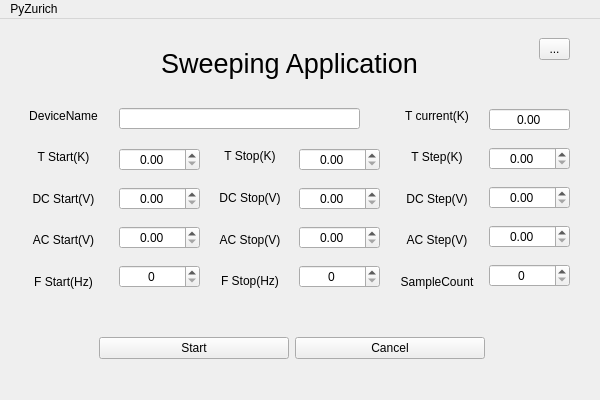
<?xml version="1.0" encoding="UTF-8"?>
<ui version="4.0">
 <class>MainWindow</class>
 <widget class="QMainWindow" name="MainWindow">
  <property name="geometry">
   <rect>
    <x>0</x>
    <y>0</y>
    <width>600</width>
    <height>400</height>
   </rect>
  </property>
  <property name="maximumSize">
   <size>
    <width>600</width>
    <height>400</height>
   </size>
  </property>
  <property name="windowTitle">
   <string>MainWindow</string>
  </property>
  <property name="toolButtonStyle">
   <enum>Qt::ToolButtonIconOnly</enum>
  </property>
  <widget class="QWidget" name="centralwidget">
   <layout class="QHBoxLayout" name="horizontalLayout">
    <item>
     <widget class="QWidget" name="SweeperSettingsTab" native="true">
      <property name="enabled">
       <bool>true</bool>
      </property>
      <property name="minimumSize">
       <size>
        <width>300</width>
        <height>200</height>
       </size>
      </property>
      <property name="maximumSize">
       <size>
        <width>600</width>
        <height>400</height>
       </size>
      </property>
      <widget class="QWidget" name="verticalLayoutWidget_6">
       <property name="geometry">
        <rect>
         <x>90</x>
         <y>300</y>
         <width>386</width>
         <height>41</height>
        </rect>
       </property>
       <layout class="QHBoxLayout" name="horizontalLayout_2">
        <item>
         <widget class="QPushButton" name="Start">
          <property name="cursor">
           <cursorShape>PointingHandCursor</cursorShape>
          </property>
          <property name="text">
           <string>Start</string>
          </property>
         </widget>
        </item>
        <item>
         <widget class="QPushButton" name="Cancel">
          <property name="cursor">
           <cursorShape>PointingHandCursor</cursorShape>
          </property>
          <property name="text">
           <string>Cancel</string>
          </property>
         </widget>
        </item>
       </layout>
      </widget>
      <widget class="QLineEdit" name="deviceName">
       <property name="geometry">
        <rect>
         <x>110</x>
         <y>80</y>
         <width>241</width>
         <height>21</height>
        </rect>
       </property>
      </widget>
      <widget class="QToolButton" name="advancedSettings">
       <property name="geometry">
        <rect>
         <x>530</x>
         <y>10</y>
         <width>31</width>
         <height>22</height>
        </rect>
       </property>
       <property name="text">
        <string>...</string>
       </property>
      </widget>
      <widget class="QLabel" name="label_2">
       <property name="geometry">
        <rect>
         <x>70</x>
         <y>10</y>
         <width>421</width>
         <height>50</height>
        </rect>
       </property>
       <property name="font">
        <font>
         <pointsize>20</pointsize>
        </font>
       </property>
       <property name="text">
        <string>Sweeping Application</string>
       </property>
       <property name="alignment">
        <set>Qt::AlignCenter</set>
       </property>
      </widget>
      <widget class="QWidget" name="layoutWidget">
       <property name="geometry">
        <rect>
         <x>10</x>
         <y>70</y>
         <width>89</width>
         <height>201</height>
        </rect>
       </property>
       <layout class="QGridLayout" name="gridLayout_2">
        <item row="3" column="0">
         <widget class="QLabel" name="TDAFLabel7">
          <property name="text">
           <string>AC Start(V)</string>
          </property>
          <property name="alignment">
           <set>Qt::AlignCenter</set>
          </property>
         </widget>
        </item>
        <item row="2" column="0">
         <widget class="QLabel" name="TDAFLabel4">
          <property name="text">
           <string>DC Start(V)</string>
          </property>
          <property name="alignment">
           <set>Qt::AlignCenter</set>
          </property>
         </widget>
        </item>
        <item row="1" column="0">
         <widget class="QLabel" name="TDAFLabel1">
          <property name="text">
           <string>T Start(K)</string>
          </property>
          <property name="alignment">
           <set>Qt::AlignCenter</set>
          </property>
         </widget>
        </item>
        <item row="4" column="0">
         <widget class="QLabel" name="TDAFLabel10">
          <property name="text">
           <string>F Start(Hz)</string>
          </property>
          <property name="alignment">
           <set>Qt::AlignCenter</set>
          </property>
         </widget>
        </item>
        <item row="0" column="0">
         <widget class="QLabel" name="DeviceNameLabel">
          <property name="text">
           <string>DeviceName</string>
          </property>
          <property name="alignment">
           <set>Qt::AlignCenter</set>
          </property>
         </widget>
        </item>
       </layout>
      </widget>
      <widget class="QWidget" name="layoutWidget">
       <property name="geometry">
        <rect>
         <x>200</x>
         <y>110</y>
         <width>82</width>
         <height>161</height>
        </rect>
       </property>
       <layout class="QGridLayout" name="gridLayout_3">
        <item row="0" column="0">
         <widget class="QLabel" name="TDAFLabel2">
          <property name="text">
           <string>T Stop(K)</string>
          </property>
          <property name="alignment">
           <set>Qt::AlignCenter</set>
          </property>
         </widget>
        </item>
        <item row="1" column="0">
         <widget class="QLabel" name="TDAFLabel5">
          <property name="text">
           <string>DC Stop(V)</string>
          </property>
          <property name="alignment">
           <set>Qt::AlignCenter</set>
          </property>
         </widget>
        </item>
        <item row="2" column="0">
         <widget class="QLabel" name="TDAFLabel8">
          <property name="text">
           <string>AC Stop(V)</string>
          </property>
          <property name="alignment">
           <set>Qt::AlignCenter</set>
          </property>
         </widget>
        </item>
        <item row="3" column="0">
         <widget class="QLabel" name="TDAFLabel11">
          <property name="text">
           <string>F Stop(Hz)</string>
          </property>
          <property name="alignment">
           <set>Qt::AlignCenter</set>
          </property>
         </widget>
        </item>
       </layout>
      </widget>
      <widget class="QWidget" name="layoutWidget">
       <property name="geometry">
        <rect>
         <x>380</x>
         <y>70</y>
         <width>96</width>
         <height>201</height>
        </rect>
       </property>
       <layout class="QGridLayout" name="gridLayout_5">
        <item row="0" column="0">
         <widget class="QLabel" name="TDAFLabel13">
          <property name="text">
           <string>T current(K)</string>
          </property>
          <property name="alignment">
           <set>Qt::AlignCenter</set>
          </property>
         </widget>
        </item>
        <item row="1" column="0">
         <widget class="QLabel" name="TDAFLabel3">
          <property name="text">
           <string>T Step(K)</string>
          </property>
          <property name="alignment">
           <set>Qt::AlignCenter</set>
          </property>
         </widget>
        </item>
        <item row="2" column="0">
         <widget class="QLabel" name="TDAFLabel6">
          <property name="text">
           <string>DC Step(V)</string>
          </property>
          <property name="alignment">
           <set>Qt::AlignCenter</set>
          </property>
         </widget>
        </item>
        <item row="3" column="0">
         <widget class="QLabel" name="TDAFLabel9">
          <property name="text">
           <string>AC Step(V)</string>
          </property>
          <property name="alignment">
           <set>Qt::AlignCenter</set>
          </property>
         </widget>
        </item>
        <item row="4" column="0">
         <widget class="QLabel" name="TDAFLabel12">
          <property name="text">
           <string>SampleCount</string>
          </property>
          <property name="alignment">
           <set>Qt::AlignCenter</set>
          </property>
         </widget>
        </item>
       </layout>
      </widget>
      <widget class="QWidget" name="layoutWidget">
       <property name="geometry">
        <rect>
         <x>290</x>
         <y>110</y>
         <width>81</width>
         <height>161</height>
        </rect>
       </property>
       <layout class="QGridLayout" name="gridLayout_4">
        <item row="0" column="0">
         <widget class="QDoubleSpinBox" name="tempStopValue">
          <property name="cursor">
           <cursorShape>ArrowCursor</cursorShape>
          </property>
          <property name="alignment">
           <set>Qt::AlignCenter</set>
          </property>
          <property name="showGroupSeparator" stdset="0">
           <bool>false</bool>
          </property>
         </widget>
        </item>
        <item row="1" column="0">
         <widget class="QDoubleSpinBox" name="dcStopValue">
          <property name="cursor">
           <cursorShape>ArrowCursor</cursorShape>
          </property>
          <property name="alignment">
           <set>Qt::AlignCenter</set>
          </property>
         </widget>
        </item>
        <item row="2" column="0">
         <widget class="QDoubleSpinBox" name="acStopValue">
          <property name="cursor">
           <cursorShape>ArrowCursor</cursorShape>
          </property>
          <property name="alignment">
           <set>Qt::AlignCenter</set>
          </property>
         </widget>
        </item>
        <item row="3" column="0">
         <widget class="QSpinBox" name="fStopValue">
          <property name="cursor">
           <cursorShape>ArrowCursor</cursorShape>
          </property>
          <property name="alignment">
           <set>Qt::AlignCenter</set>
          </property>
         </widget>
        </item>
       </layout>
      </widget>
      <widget class="QWidget" name="layoutWidget">
       <property name="geometry">
        <rect>
         <x>480</x>
         <y>70</y>
         <width>81</width>
         <height>201</height>
        </rect>
       </property>
       <layout class="QGridLayout" name="gridLayout_6">
        <item row="0" column="0">
         <widget class="QDoubleSpinBox" name="tempCurrentDisplay">
          <property name="enabled">
           <bool>true</bool>
          </property>
          <property name="focusPolicy">
           <enum>Qt::NoFocus</enum>
          </property>
          <property name="alignment">
           <set>Qt::AlignCenter</set>
          </property>
          <property name="readOnly">
           <bool>true</bool>
          </property>
          <property name="buttonSymbols">
           <enum>QAbstractSpinBox::NoButtons</enum>
          </property>
         </widget>
        </item>
        <item row="1" column="0">
         <widget class="QDoubleSpinBox" name="tempStepValue">
          <property name="cursor">
           <cursorShape>ArrowCursor</cursorShape>
          </property>
          <property name="alignment">
           <set>Qt::AlignCenter</set>
          </property>
         </widget>
        </item>
        <item row="2" column="0">
         <widget class="QDoubleSpinBox" name="dcStepValue">
          <property name="cursor">
           <cursorShape>ArrowCursor</cursorShape>
          </property>
          <property name="alignment">
           <set>Qt::AlignCenter</set>
          </property>
         </widget>
        </item>
        <item row="3" column="0">
         <widget class="QDoubleSpinBox" name="acStepValue">
          <property name="cursor">
           <cursorShape>ArrowCursor</cursorShape>
          </property>
          <property name="alignment">
           <set>Qt::AlignCenter</set>
          </property>
         </widget>
        </item>
        <item row="4" column="0">
         <widget class="QSpinBox" name="fSampleCountValue">
          <property name="cursor">
           <cursorShape>ArrowCursor</cursorShape>
          </property>
          <property name="alignment">
           <set>Qt::AlignCenter</set>
          </property>
         </widget>
        </item>
       </layout>
      </widget>
      <widget class="QWidget" name="layoutWidget">
       <property name="geometry">
        <rect>
         <x>110</x>
         <y>110</y>
         <width>81</width>
         <height>161</height>
        </rect>
       </property>
       <layout class="QGridLayout" name="gridLayout">
        <item row="0" column="0">
         <widget class="QDoubleSpinBox" name="tempStartValue">
          <property name="enabled">
           <bool>true</bool>
          </property>
          <property name="font">
           <font>
            <weight>50</weight>
            <italic>false</italic>
            <bold>false</bold>
           </font>
          </property>
          <property name="cursor">
           <cursorShape>ArrowCursor</cursorShape>
          </property>
          <property name="mouseTracking">
           <bool>false</bool>
          </property>
          <property name="whatsThis">
           <string>&lt;html&gt;&lt;head/&gt;&lt;body&gt;&lt;p&gt;T Start&lt;/p&gt;&lt;/body&gt;&lt;/html&gt;</string>
          </property>
          <property name="accessibleName">
           <string/>
          </property>
          <property name="autoFillBackground">
           <bool>false</bool>
          </property>
          <property name="styleSheet">
           <string notr="true"/>
          </property>
          <property name="wrapping">
           <bool>false</bool>
          </property>
          <property name="frame">
           <bool>true</bool>
          </property>
          <property name="alignment">
           <set>Qt::AlignCenter</set>
          </property>
          <property name="showGroupSeparator" stdset="0">
           <bool>false</bool>
          </property>
         </widget>
        </item>
        <item row="1" column="0">
         <widget class="QDoubleSpinBox" name="dcStartValue">
          <property name="cursor">
           <cursorShape>ArrowCursor</cursorShape>
          </property>
          <property name="alignment">
           <set>Qt::AlignCenter</set>
          </property>
         </widget>
        </item>
        <item row="2" column="0">
         <widget class="QDoubleSpinBox" name="acStartValue">
          <property name="cursor">
           <cursorShape>ArrowCursor</cursorShape>
          </property>
          <property name="alignment">
           <set>Qt::AlignCenter</set>
          </property>
         </widget>
        </item>
        <item row="3" column="0">
         <widget class="QSpinBox" name="fStartValue">
          <property name="minimumSize">
           <size>
            <width>0</width>
            <height>0</height>
           </size>
          </property>
          <property name="maximumSize">
           <size>
            <width>16777215</width>
            <height>16777215</height>
           </size>
          </property>
          <property name="cursor">
           <cursorShape>ArrowCursor</cursorShape>
          </property>
          <property name="alignment">
           <set>Qt::AlignCenter</set>
          </property>
          <property name="readOnly">
           <bool>false</bool>
          </property>
          <property name="buttonSymbols">
           <enum>QAbstractSpinBox::UpDownArrows</enum>
          </property>
         </widget>
        </item>
       </layout>
      </widget>
     </widget>
    </item>
   </layout>
  </widget>
  <widget class="QMenuBar" name="menubar">
   <property name="geometry">
    <rect>
     <x>0</x>
     <y>0</y>
     <width>600</width>
     <height>26</height>
    </rect>
   </property>
   <widget class="QMenu" name="menuZurich_Instruments_Control_Panel">
    <property name="title">
     <string>PyZurich</string>
    </property>
    <addaction name="actionAbout_PyZurich"/>
   </widget>
   <addaction name="menuZurich_Instruments_Control_Panel"/>
  </widget>
  <action name="actionAbout_PyZurich">
   <property name="text">
    <string>About PyZurich</string>
   </property>
  </action>
 </widget>
 <resources/>
 <connections/>
 <slots>
  <slot>sigouts_on()</slot>
  <slot>sigouts_off()</slot>
 </slots>
</ui>
